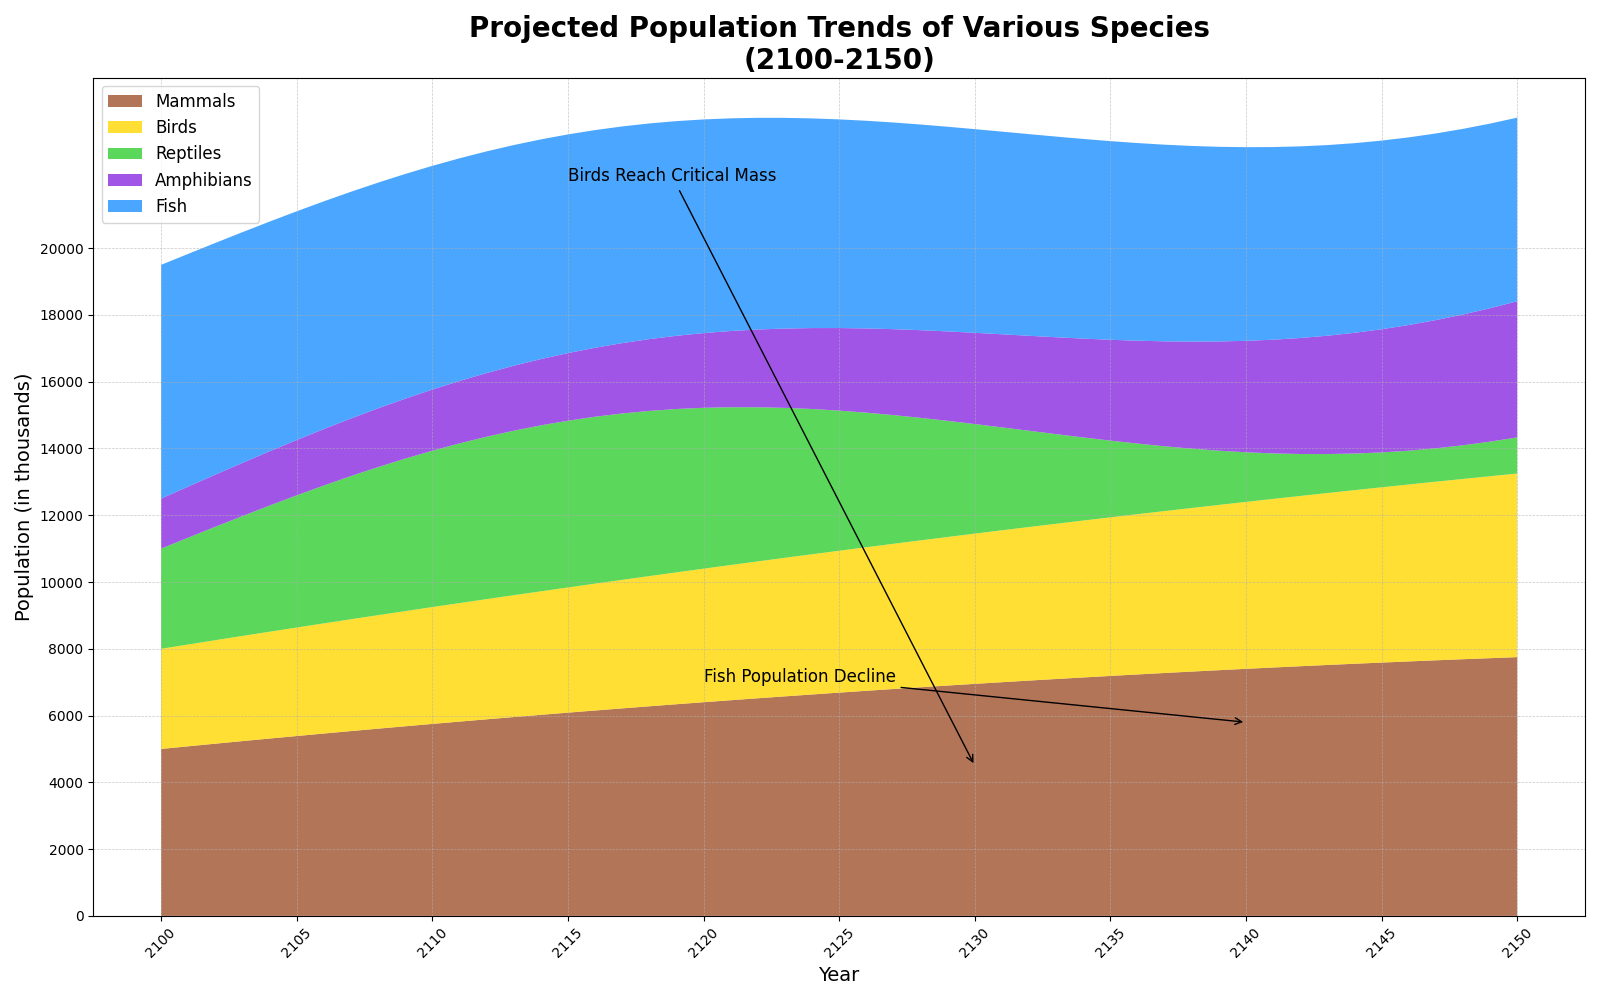

Source code (Python):
import matplotlib.pyplot as plt
import numpy as np

# Backstory:
# In the year 2100, various species on Earth are being monitored for population changes
# due to climate conditions. The following chart depicts the estimated population trends
# for some species from 2100 to 2150 based on revised ecological assessments.

# Define the years for the x-axis
years = np.arange(2100, 2151)

# Construct population data for different species over the years
mammals_population = 5000 + 80 * (years - 2100) - 0.5 * (years - 2100)**2  # starts at 5000 individuals
birds_population = 3000 + 50 * (years - 2100)  # linear growth
reptiles_population = 2000 * np.sin(0.1 * (years - 2100)) + 3000  # fluctuating population
amphibians_population = 1500 * np.exp(0.02 * (years - 2100))  # exponential growth
fish_population = 7000 - 30 * (years - 2100)  # decreasing trend

# Ensuring non-negative populations
mammals_population = np.clip(mammals_population, 0, None)
fish_population = np.clip(fish_population, 0, None)

# Create cumulative data array for stacked area chart
species_data = np.vstack([mammals_population, birds_population, reptiles_population, amphibians_population, fish_population])

# Create a figure and axis for the plot
plt.figure(figsize=(16, 10))

# Plot the stacked area chart
plt.stackplot(years, species_data, labels=['Mammals', 'Birds', 'Reptiles', 'Amphibians', 'Fish'],
              colors=['#A0522D', '#FFD700', '#32CD32', '#8A2BE2', '#1E90FF'], alpha=0.8)

# Add plot titles and axis labels
plt.title("Projected Population Trends of Various Species\n(2100-2150)", fontsize=20, fontweight='bold')
plt.xlabel("Year", fontsize=14)
plt.ylabel("Population (in thousands)", fontsize=14)

# Customize ticks and grid
plt.xticks(years[::5], rotation=45)
plt.yticks(np.arange(0, 21000, 2000))
plt.grid(True, linestyle='--', linewidth=0.5, alpha=0.7)

# Add a legend
plt.legend(loc='upper left', fontsize=12, frameon=True)

# Add annotations to highlight significant points
plt.annotate('Birds Reach Critical Mass', xy=(2130, birds_population[30]), xytext=(2115, 22000),
             arrowprops=dict(arrowstyle='->', color='black'), fontsize=12, color='black')
plt.annotate('Fish Population Decline', xy=(2140, fish_population[40]), xytext=(2120, 7000),
             arrowprops=dict(arrowstyle='->', color='black'), fontsize=12, color='black')

# Automatically adjust layout for better readability
plt.tight_layout()

# Display the plot
plt.show()
